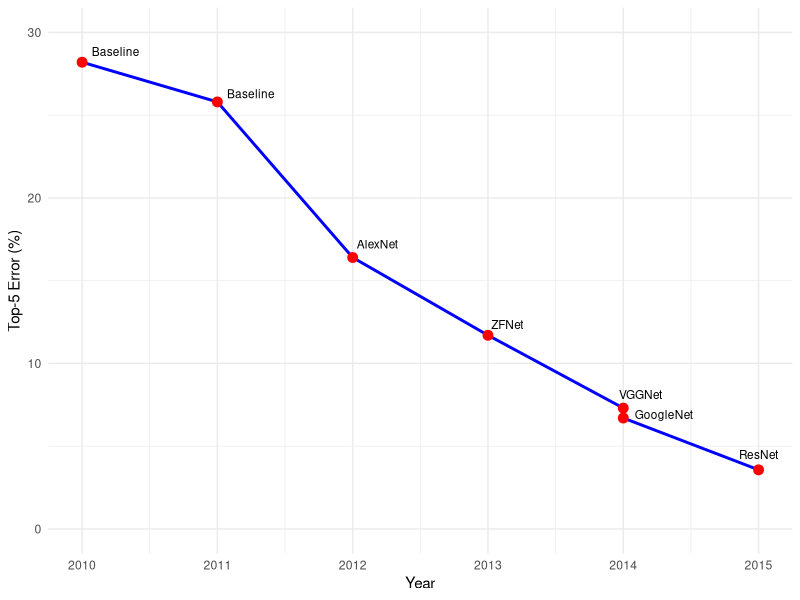
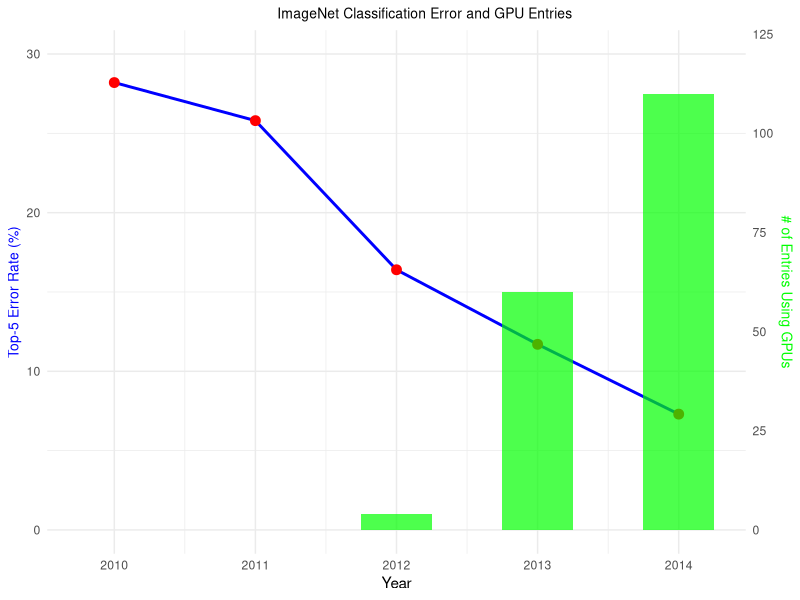
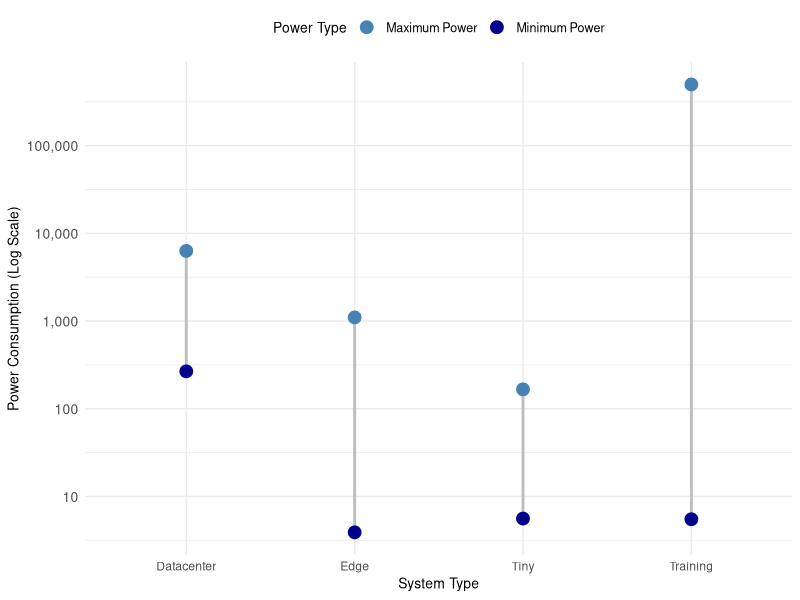

Here is the R script that generated these plots, in order:
## ---- chunk 1
#| label: fig-imagenet-challenge
#| fig-cap: ImageNet accuracy improvements over the years.
#| echo: false

# Load necessary library
library(ggplot2)

# Create the data frame
imagenet_data <- data.frame(
  Year = c(2010, 2011, 2012, 2013, 2014, 2014, 2015),
  Model = c("Baseline", "Baseline", "AlexNet", "ZFNet", "VGGNet", "GoogleNet", "ResNet"),
  Error = c(28.2, 25.8, 16.4, 11.7, 7.3, 6.7, 3.57)
)

# Plot the data
ggplot(imagenet_data, aes(x = Year, y = Error, label = Model)) +
  geom_line(color = "blue", linewidth = 1) +
  geom_point(color = "red", size = 3) +
  #geom_text(vjust = -0.5, hjust = 0.5) +
  geom_text(hjust=c(-0.2, -0.2, -0.1, -0.1, 0.1, -0.2, 0.5),  # Left-right
            vjust=c(-0.7, -0.4, -1.0, -0.7, -1.0, 0.1, -1.2), # up-down
            size=3) +
  scale_y_continuous(limits = c(0, 30)) +
  labs(x = "Year",
       y = "Top-5 Error (%)") +
  theme_minimal()
## ---- chunk 2
#| label: fig-imagenet-gpus
#| fig-cap: ImageNet accuracy improvements and use of GPUs since the dawn of AlexNet in 2012.
#| echo: false

# Load necessary library
library(ggplot2)

# Create the data frame
imagenet_data <- data.frame(
  Year = c(2010, 2011, 2012, 2013, 2014),
  Error = c(28.2, 25.8, 16.4, 11.7, 7.3), # Top-5 error rate
  GPU_Entries = c(0, 0, 4, 60, 110) # Number of entries using GPUs
)

ggplot(imagenet_data, aes(x = Year)) +
  geom_line(aes(y = Error, color = "Error Rate"), linewidth = 1) +
  geom_point(aes(y = Error, color = "Error Rate"), size = 3, color = "red") +
  geom_bar(aes(y = GPU_Entries / 4, fill = "GPU Entries"),  # Divide by 4 for proportional scaling
           stat = "identity", width = 0.5, alpha = 0.7) +
  scale_y_continuous(
    name = "Top-5 Error Rate (%)", limits = c(0, 30),
    sec.axis = sec_axis(~.*4, name = "# of Entries Using GPUs")  # Match scaling for the right axis
  ) +
  labs(
    title = "ImageNet Classification Error and GPU Entries",
    x = "Year",
  ) +
  scale_color_manual(values = c("Error Rate" = "blue")) +
  scale_fill_manual(values = c("GPU Entries" = "green")) +
  theme_minimal() +
  theme(
    axis.title.y.left = element_text(color = "blue",size=10),
    axis.title.y.right = element_text(color = "green",size=10),
    legend.position = "none",
    plot.title = element_text(size=10, hjust=0.57)
  )
## ---- chunk 3
#| echo: false
#| label: fig-power-differentials
#| fig-cap: Energy consumption by system type.

# Sample data to mimic the uploaded chart
power_data <- data.frame(
  SystemType = c("Tiny", "Edge", "Datacenter", "Training"),
  MinPower = c(5.6, 3.9, 266.9, 5.5),  # Minimum power values
  MaxPower = c(166.6, 1100, 6300, 498000)  # Maximum power values
)

# Convert MaxPower to kilowatts for readability
power_data$MaxPower_kW <- power_data$MaxPower / 1000
power_data$MinPower_kW <- power_data$MinPower / 1000

# Create the plot
library(ggplot2)

ggplot(power_data, aes(x = SystemType)) +
  # Line connecting MinPower and MaxPower
  geom_segment(aes(x = SystemType, xend = SystemType,
                   y = MinPower, yend = MaxPower),
               color = "gray", linewidth = 1) +
  # Points for MinPower
  geom_point(aes(y = MinPower, color = "Minimum Power"), size = 4) +
  # Points for MaxPower
  geom_point(aes(y = MaxPower, color = "Maximum Power"), size = 4) +
  # Logarithmic y-axis for wide range
  scale_y_log10(
    name = "Power Consumption (Log Scale)",
    labels = scales::comma_format(scale = 1)
  ) +
  labs(
    x = "System Type",
    color = "Power Type",
  ) +
  scale_color_manual(values = c("Minimum Power" = "darkblue", "Maximum Power" = "steelblue")) +
  theme_minimal() +
  theme(
    plot.title = element_text(hjust = 0.5, size = 14),
    legend.position = "top",
    axis.text.y = element_text(size = 10),
    axis.title.x = element_text(size = 10),
    axis.title.y = element_text(size = 10),
    legend.title = element_text(size = 10),
    legend.text = element_text(size = 9)
  )

